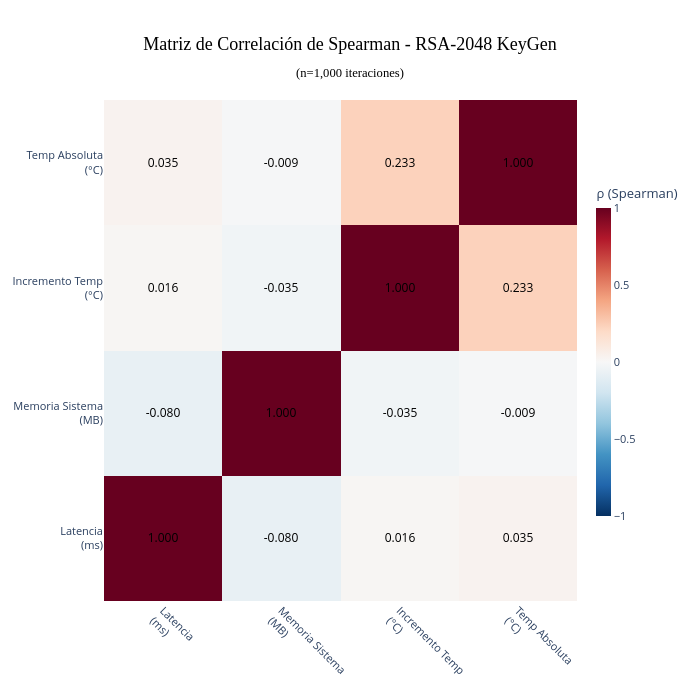

The cell this chart's notebook holds for it:
### Code cell
#  HEATMAP INTERACTIVO - PLOTLY

import plotly.graph_objects as go
import plotly.express as px

# Preparar datos
labels = ['Latencia<br>(ms)', 'Memoria Sistema<br>(MB)',
          'Incremento Temp<br>(°C)', 'Temp Absoluta<br>(°C)']

# Crear matriz triangular superior (sin duplicados)
mask = np.triu(np.ones_like(corr_matrix, dtype=bool))
corr_masked = corr_matrix.where(~mask)

# Heatmap con Plotly
fig = go.Figure(data=go.Heatmap(
    z=corr_matrix.values,
    x=labels,
    y=labels,
    colorscale='RdBu_r',
    zmid=0,
    zmin=-1,
    zmax=1,
    text=corr_matrix.values,
    texttemplate='%{text:.3f}',
    textfont={"size": 12, "color": "black"},
    colorbar=dict(title="ρ (Spearman)", thickness=15, len=0.7),
    hovertemplate='%{y} vs %{x}<br>ρ = %{z:.3f}<extra></extra>'
))

fig.update_layout(
    title={
        'text': 'Matriz de Correlación de Spearman - RSA-2048 KeyGen<br><sub>(n=1,000 iteraciones)</sub>',
        'x': 0.5,
        'xanchor': 'center',
        'font': {'size': 18, 'color': 'black', 'family': 'Arial Black'}
    },
    xaxis={'side': 'bottom', 'tickangle': 45},
    yaxis={'side': 'left'},
    width=700,
    height=700,
    font=dict(size=11),
    plot_bgcolor='white'
)

fig.show()

### Figure 1 — Plotly figure (JSON) as saved in the notebook; plotly's stock layout.template omitted (floating-point values rounded to 4 significant figures)
{"data": [{"colorbar": {"len": 0.7, "thickness": 15, "title": {"text": "ρ (Spearman)"}}, "colorscale": [[0, "rgb(5,48,97)"], [0.1, "rgb(33,102,172)"], [0.2, "rgb(67,147,195)"], [0.3, "rgb(146,197,222)"], [0.4, "rgb(209,229,240)"], [0.5, "rgb(247,247,247)"], [0.6, "rgb(253,219,199)"], [0.7, "rgb(244,165,130)"], [0.8, "rgb(214,96,77)"], [0.9, "rgb(178,24,43)"], [1, "rgb(103,0,31)"]], "hovertemplate": "%{y} vs %{x}<br>ρ = %{z:.3f}<extra></extra>", "text": [[1.0, -0.07987, 0.01562, 0.03528], [-0.07987, 1.0, -0.03547, -0.008947], [0.01562, -0.03547, 1.0, 0.2325], [0.03528, -0.008947, 0.2325, 1.0]], "textfont": {"color": "black", "size": 12}, "texttemplate": "%{text:.3f}", "type": "heatmap", "x": ["Latencia<br>(ms)", "Memoria Sistema<br>(MB)", "Incremento Temp<br>(°C)", "Temp Absoluta<br>(°C)"], "y": ["Latencia<br>(ms)", "Memoria Sistema<br>(MB)", "Incremento Temp<br>(°C)", "Temp Absoluta<br>(°C)"], "z": [[1.0, -0.07987, 0.01562, 0.03528], [-0.07987, 1.0, -0.03547, -0.008947], [0.01562, -0.03547, 1.0, 0.2325], [0.03528, -0.008947, 0.2325, 1.0]], "zmax": 1, "zmid": 0, "zmin": -1}], "layout": {"font": {"size": 11}, "height": 700, "plot_bgcolor": "white", "title": {"font": {"color": "black", "family": "Arial Black", "size": 18}, "text": "Matriz de Correlación de Spearman - RSA-2048 KeyGen<br><sub>(n=1,000 iteraciones)</sub>", "x": 0.5, "xanchor": "center"}, "width": 700, "xaxis": {"side": "bottom", "tickangle": 45}, "yaxis": {"side": "left"}}}
